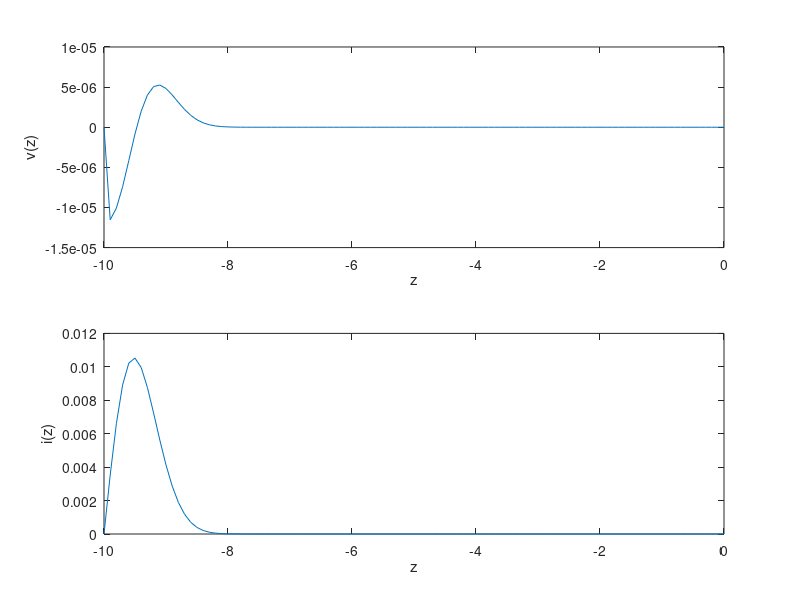

The MATLAB script that drew this image:
Rl = [inf,0,100]; #resistencia da carga
Rs = 45; #resistencia fonte

Z0 = 50 ; #resistencia da linha
R = 0;
G = 0;
L = 252e-2;
C = 101e-6;

c = 1/sqrt(L*C);

l = 10;  # comprimento da linha
T = l/(0.9*3e+2) ; #tempo limite

dz = 1e-1;
dt = dz/(2*c);
z = -l:dz:0;
t = 0:dt:T;

c1 = -2*dt/(dt*dz*R + 2*dz*L);
c2 = (2*L * R*dt)/(2*L + dt*R);
c3 = -2*dt/(dt*dz*G + 2*dz*C);
c4 = (2*C- dt*G)/(2*C + dt*G);

 
function y = u(t)
  if t<0
    y = 0;
  else
    y = 1;
  endif
endfunction

function y = Vs1(t)
  y = 2*u(t);
endfunction

function y = Vs2(t,l)
  y = u(t) - u(t - l/(27e+8));
endfunction

i = v = zeros(length(t) , length(z) );


#condicoes iniciais
v(1,1) = 2;
i(1,1) = v(1,1)/Z0;

#v(1,length(z)) = ;
#i(1,length(z)) = ;

subplot(2,1,1);
plot(z,i(1,:));
xlabel("z");
ylabel("i(z)");
subplot(2,1,2);
plot(z,v(1,:));
xlabel("z");
ylabel("v(z)");
drawnow();

#{
i(n,k) -> i(n+1/2,k)
v(n,k) -> v(n,k+1/2)
#}



for n = 2:length(t);
  #i(2,1)= ;
  #v(2,1)= ;
  
  for k = 2:length(z)-1;
    i(n,k) = c1*(v(n-1,k) - v(n-1,k-1)) + c2*i(n-1,k); 
  endfor
  
  for k = 2:length(z)-1;
    v(n,k) = c3*(i(n,k+1) - i(n,k)) + c4*v(n-1,k);    
  endfor
  
  subplot(2,1,1);
  plot(z,i(n,:));
  xlabel("z");
  ylabel("v(z)");
  
  subplot(2,1,2);
  plot(z,v(n,:));
  xlabel("z");
  ylabel("i(z)");
  
  drawnow();
  
endfor

